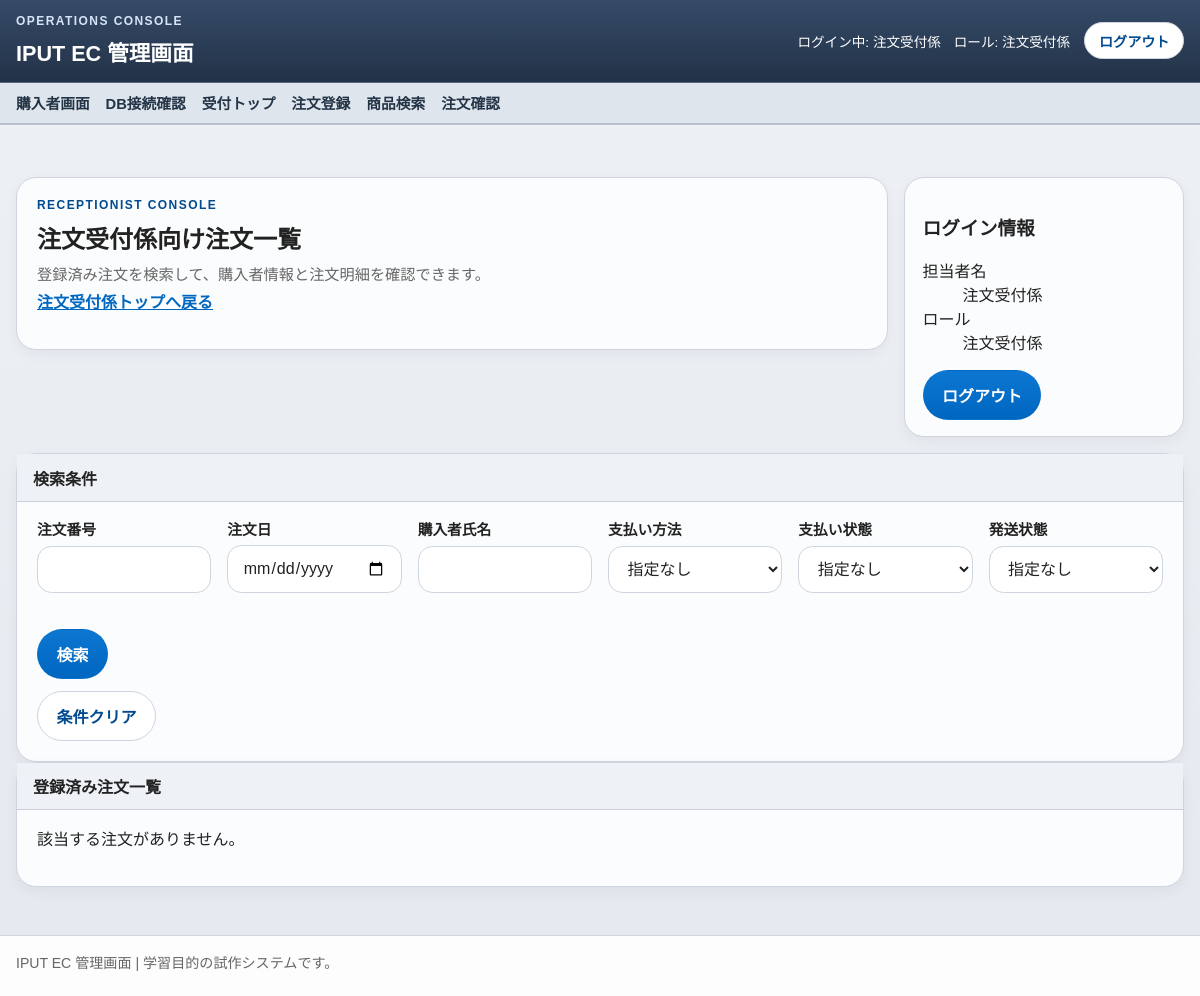
The page /staff/receptionist/orders (signed in) on the database as committed earlier.
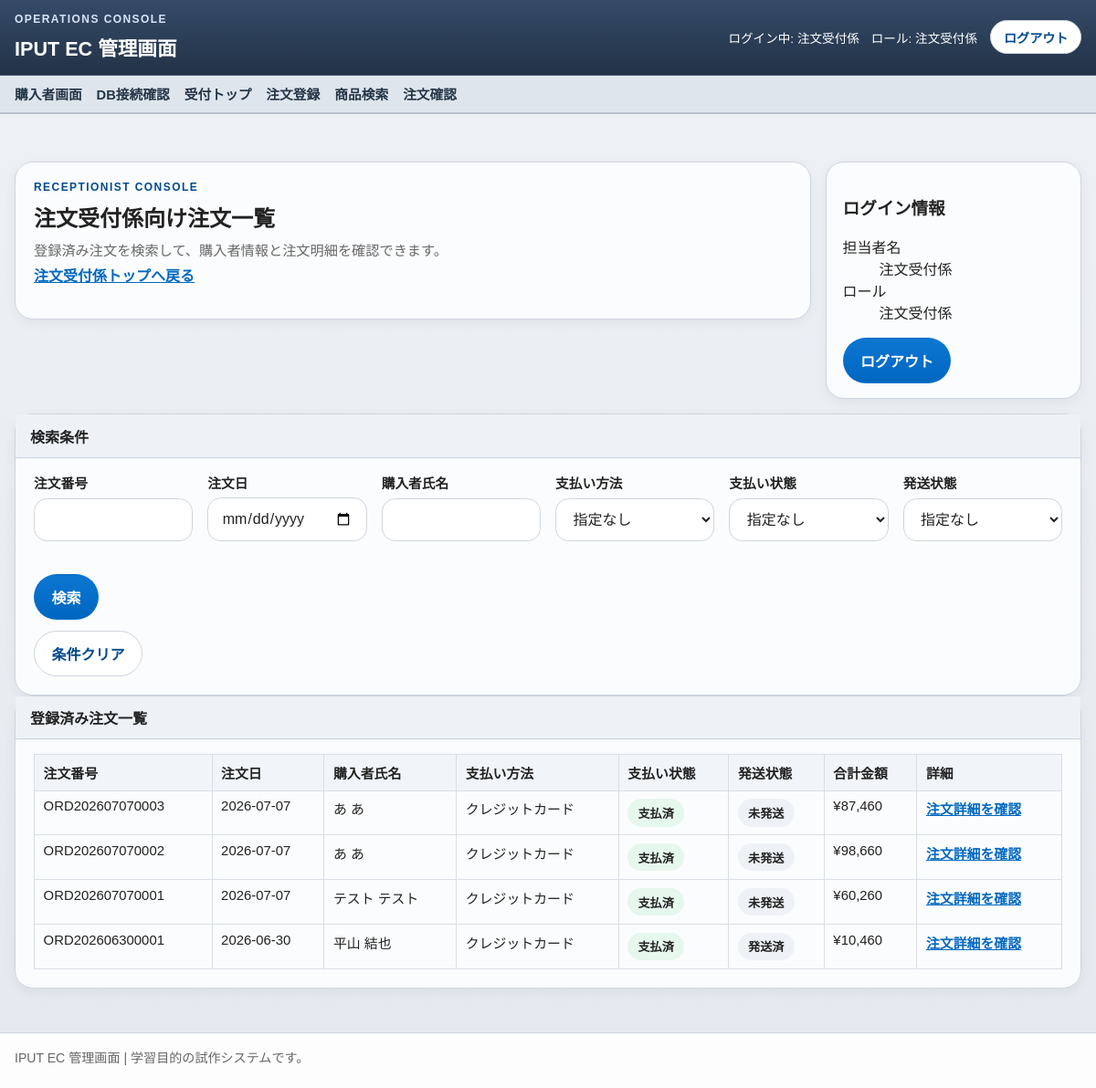
The same page on the database as committed later.
### tables this page shows
CREATE TABLE orders (
    id INTEGER PRIMARY KEY AUTOINCREMENT,
    order_no TEXT NOT NULL UNIQUE,
    order_date TEXT NOT NULL,
    customer_name TEXT NOT NULL,
    customer_address TEXT NOT NULL,
    customer_contact TEXT NOT NULL,
    order_type TEXT NOT NULL CHECK (order_type IN ('phone_fax', 'online')),
    payment_method TEXT NOT NULL CHECK (payment_method IN ('bank', 'convenience', 'cod', 'credit')),
    payment_status TEXT NOT NULL CHECK (payment_status IN ('unpaid', 'paid')),
    shipping_status TEXT NOT NULL CHECK (shipping_status IN ('unshipped', 'shipped')),
    subtotal INTEGER NOT NULL DEFAULT 0,
    fee INTEGER NOT NULL DEFAULT 0,
    shipping_fee INTEGER NOT NULL DEFAULT 0,
    total_amount INTEGER NOT NULL DEFAULT 0,
    created_at TEXT NOT NULL DEFAULT CURRENT_TIMESTAMP,
    updated_at TEXT NOT NULL DEFAULT CURRENT_TIMESTAMP
);

### app/core/View.php (called while the page is built, shortened)
<?php
class View
{
    public static function render(string $view, array $data = []): void
    {
        $viewFile = base_path('app/Views/' . str_replace('.', '/', $view) . '.php');
        extract($data, EXTR_SKIP);
        require base_path('app/Views/layouts/header.php');
        require $viewFile;
        require base_path('app/Views/layouts/footer.php');
    }
}

### app/core/Controller.php (called while the page is built, shortened)
<?php
abstract class Controller
{
    protected function render(string $view, array $data = [], int $statusCode = 200): void
    {
        View::render($view, $data);
    }
}

### app/Controllers/ReceptionOrderController.php (called while the page is built, shortened)
<?php
class ReceptionOrderController extends Controller
{
    private AuthService $auth;
    private ReceptionOrderService $orders;
    public function __construct()
    {
        $this->auth = new AuthService();
        $this->orders = new ReceptionOrderService();
    }
    public function index(): void
    {
        $this->auth->authorizeRole('receptionist');
        $result = $this->orders->searchOrders($_GET);
        $this->render('staff/reception_orders', [
            'pageTitle' => '注文受付係向け注文一覧',
            'user' => $this->auth->user(),
            'roleLabel' => $this->auth->roleLabel('receptionist'),
            'csrfToken' => csrf_token(),
            ...$result,
        ]);
    }
}

### public/index.php (called while the page is built, shortened)
<?php
require_once dirname(__DIR__) . '/app/bootstrap.php';
$router = new Router();
$router->get('/', [HomeController::class, 'index']);
$router->get('/favorites', [FavoriteController::class, 'index']);
$router->post('/favorites/add', [FavoriteController::class, 'add']);
$router->post('/favorites/remove', [FavoriteController::class, 'remove']);
$router->get('/sitemap', [UtilityController::class, 'sitemap']);
$router->get('/stores', [UtilityController::class, 'stores']);
$router->get('/products', [ProductController::class, 'index']);
$router->get('/products/{id}', [ProductController::class, 'show']);
$router->get('/cart', [CartController::class, 'index']);
$router->post('/cart/add', [CartController::class, 'add']);
$router->post('/cart/update', [CartController::class, 'update']);
$router->post('/cart/remove', [CartController::class, 'remove']);
$router->get('/checkout', [CheckoutController::class, 'index']);
$router->post('/checkout/confirm', [CheckoutController::class, 'confirm']);
$router->post('/checkout/complete', [CheckoutController::class, 'complete']);
$router->get('/checkout/done', [CheckoutController::class, 'done']);
$router->get('/login', [AuthController::class, 'showLogin']);
$router->post('/login', [AuthController::class, 'login']);
$router->post('/logout', [AuthController::class, 'logout']);
$router->get('/logout', [AuthController::class, 'logout']);
$router->get('/staff/receptionist', [StaffController::class, 'receptionist']);
$router->get('/staff/receptionist/products', [ProductController::class, 'receptionistIndex']);
$router->get('/staff/receptionist/orders', [ReceptionOrderController::class, 'index']);
$router->get('/staff/receptionist/orders/{order_no}', [ReceptionOrderController::class, 'show']);
$router->get('/staff/receptionist/orders/new', [ReceptionOrderController::class, 'create']);
$router->post('/staff/receptionist/orders/confirm', [ReceptionOrderController::class, 'confirm']);
$router->post('/staff/receptionist/orders', [ReceptionOrderController::class, 'store']);
$router->get('/staff/receptionist/orders/complete', [ReceptionOrderController::class, 'complete']);
$router->get('/staff/accountant', [StaffController::class, 'accountant']);
$router->get('/staff/accountant/orders', [AccountingController::class, 'index']);
$router->get('/staff/accountant/orders/{order_no}', [AccountingController::class, 'show']);
$router->post('/staff/accountant/orders/{order_no}/payment', [AccountingController::class, 'updatePayment']);
$router->get('/staff/shipper', [StaffController::class, 'shipper']);
$router->get('/staff/shipper/orders', [ShippingController::class, 'index']);
$router->get('/staff/shipper/orders/{order_no}', [ShippingController::class, 'show']);
$router->post('/staff/shipper/orders/{order_no}/ship', [ShippingController::class, 'ship']);
$router->get('/system/db-check', [SystemController::class, 'dbCheck']);
$router->dispatch($_SERVER['REQUEST_METHOD'] ?? 'GET', $_SERVER['REQUEST_URI'] ?? '/');

### app/Services/ReceptionOrderService.php (called while the page is built, shortened)
<?php
class ReceptionOrderService
{
    private OrderRepository $orders;
    private array $paymentLabels = [
        'bank' => '銀行振込',
        'convenience' => 'コンビニ決済',
        'cod' => '代金引換',
        'credit' => 'クレジットカード',
    ];
    private array $paymentStatusLabels = [
        'unpaid' => '未払い',
        'paid' => '支払済',
    ];
    private array $shippingStatusLabels = [
        'unshipped' => '未発送',
        'shipped' => '発送済',
    ];
    public function __construct()
    {
        $this->orders = new OrderRepository();
    }
    public function searchOrders(array $input): array
    {
        $filters = [
            'order_no' => trim((string) ($input['order_no'] ?? '')),
            'order_date' => trim((string) ($input['order_date'] ?? '')),
            'customer_name' => trim((string) ($input['customer_name'] ?? '')),
            'payment_method' => trim((string) ($input['payment_method'] ?? '')),
            'payment_status' => trim((string) ($input['payment_status'] ?? '')),
            'shipping_status' => trim((string) ($input['shipping_status'] ?? '')),
        ];
        $orders = array_map(
            fn (array $order): array => $this->decorateOrder($order),
            $this->orders->search($filters)
        );
        return [
            'filters' => $filters,
            'orders' => $orders,
            'paymentMethodOptions' => $this->paymentMethodOptions(),
            'paymentStatusOptions' => $this->paymentStatusOptions(),
            'shippingStatusOptions' => $this->shippingStatusOptions(),
        ];
    }
    public function paymentMethodOptions(): array
    {
        return ['' => '指定なし'] + $this->paymentLabels;
    }
    public function paymentStatusOptions(): array
    {
        return ['' => '指定なし'] + $this->paymentStatusLabels;
    }
    public function shippingStatusOptions(): array
    {
        return ['' => '指定なし'] + $this->shippingStatusLabels;
    }
    private function decorateOrder(array $order): array
    {
        $paymentMethod = (string) ($order['payment_method'] ?? '');
        $paymentStatus = (string) ($order['payment_status'] ?? '');
        $shippingStatus = (string) ($order['shipping_status'] ?? '');
        $order['payment_method_label'] = $this->paymentLabels[$paymentMethod] ?? '不明';
        $order['payment_status_label'] = $this->paymentStatusLabels[$paymentStatus] ?? '不明';
        $order['shipping_status_label'] = $this->shippingStatusLabels[$shippingStatus] ?? '不明';
        return $order;
    }
}

### app/bootstrap.php (called while the page is built, shortened)
<?php
require_once __DIR__ . '/helpers.php';
function bootstrap_app(bool $startSession = false): void
{
    static $bootstrapped = false;
    if (!$bootstrapped) {
        spl_autoload_register(static function (string $class): void {
            $directories = ['core', 'Controllers', 'Services', 'Repositories'];
            foreach ($directories as $directory) {
                $filePath = base_path('app/' . $directory . '/' . $class . '.php');
                if (is_file($filePath)) {
                    return;
                }
            }
        });
        require_once base_path('app/db.php');
    }
}

### app/helpers.php (called while the page is built, shortened)
<?php
function base_path(string $path = ''): string
{
    $basePath = dirname(__DIR__);
    return $basePath . DIRECTORY_SEPARATOR . ltrim($path, DIRECTORY_SEPARATOR);
}
function e(string $value): string
{
    return htmlspecialchars($value, ENT_QUOTES, 'UTF-8');
}

### app/Repositories/OrderRepository.php (called while the page is built, shortened)
<?php
class OrderRepository
{
    public function search(array $filters): array
    {
        $sql = <<<'SQL'
            SELECT
                id,
                order_no,
                order_date,
                customer_name,
                customer_address,
                customer_contact,
                order_type,
                payment_method,
                payment_status,
                shipping_status,
                subtotal,
                fee,
                shipping_fee,
                total_amount,
                created_at,
                updated_at
            FROM orders
        SQL;
        $conditions = [];
        $params = [];
        $sql .= ' ORDER BY order_date DESC, id DESC';
        $statement = db_connection()->prepare($sql);
        $statement->execute($params);
        return $statement->fetchAll() ?: [];
    }
}

### app/db.php (called while the page is built, shortened)
<?php
function db_connection(): PDO
{
    $driver = (string) config('database.driver', 'sqlite');
    $options = [
        PDO::ATTR_ERRMODE => PDO::ERRMODE_EXCEPTION,
        PDO::ATTR_DEFAULT_FETCH_MODE => PDO::FETCH_ASSOC,
    ];
    if ($driver === 'sqlite') {
        $sqlitePath = resolve_path((string) config('database.sqlite.path', 'database/local.sqlite'));
        $connection = new PDO('sqlite:' . $sqlitePath, null, null, $options);
        $connection->exec('PRAGMA foreign_keys = ON');
        $connection->exec('PRAGMA busy_timeout = 5000');
        return $connection;
    }
    throw new RuntimeException('Unsupported DB driver: ' . $driver);
}

### app/Views/staff/reception_orders.php (the view, shortened to what the rows shown need)
<section class="staff-hero">
    <div class="panel">
        <h2>注文受付係向け注文一覧</h2>
    </div>
</section>
<section class="panel">
    <?php if ($orders === []): ?>
        <p class="empty-state">該当する注文がありません。</p>
    <?php else: ?>
        <div class="table-wrap">
            <table class="data-table admin-data-table">
                <thead>
                    <tr>
                        <th>注文番号</th>
                        <th>注文日</th>
                        <th>購入者氏名</th>
                        <th>支払い方法</th>
                        <th>支払い状態</th>
                        <th>発送状態</th>
                        <th>合計金額</th>
                        <th>詳細</th>
                    </tr>
                </thead>
                <tbody>
                    <?php foreach ($orders as $order): ?>
                        <tr>
                            <td><?= e((string) $order['order_no']) ?></td>
                            <td><?= e(substr((string) $order['order_date'], 0, 10)) ?></td>
                            <td><?= e((string) $order['customer_name']) ?></td>
                            <td><?= e((string) $order['payment_method_label']) ?></td>
                            <td><span class="admin-status-chip"><?= e((string) $order['payment_status_label']) ?></span></td>
                            <td><span class="admin-status-chip muted"><?= e((string) $order['shipping_status_label']) ?></span></td>
                            <td>¥<?= number_format((int) $order['total_amount']) ?></td>
                            <td><a class="text-link" href="/staff/receptionist/orders/<?= e((string) $order['order_no']) ?>">注文詳細を確認</a></td>
                        </tr>
                    <?php endforeach; ?>
                </tbody>
            </table>
        </div>
    <?php endif; ?>
</section>

Rows that differ between the two databases and show on the page:
added orders: order_no "ORD202607070003", order_date "2026-07-07", customer_name "あ あ", payment_method_label "クレジットカード", payment_status_label "支払済", shipping_status_label "未発送", total_amount "87,460"
added orders: order_no "ORD202607070002", order_date "2026-07-07", customer_name "あ あ", payment_method_label "クレジットカード", payment_status_label "支払済", shipping_status_label "未発送", total_amount "98,660"
added orders: order_no "ORD202607070001", order_date "2026-07-07", customer_name "テスト テスト", payment_method_label "クレジットカード", payment_status_label "支払済", shipping_status_label "未発送", total_amount "60,260"
added orders: order_no "ORD202606300001", order_date "2026-06-30", customer_name "平山 結也", payment_method_label "クレジットカード", payment_status_label "支払済", shipping_status_label "発送済", total_amount "10,460"
Other text that changed with them:
text no longer shown: "該当する注文がありません。"
text now shown: "注文番号 注文日 購入者氏名 支払い方法 支払い状態 発送状態 合計金額 詳細"
